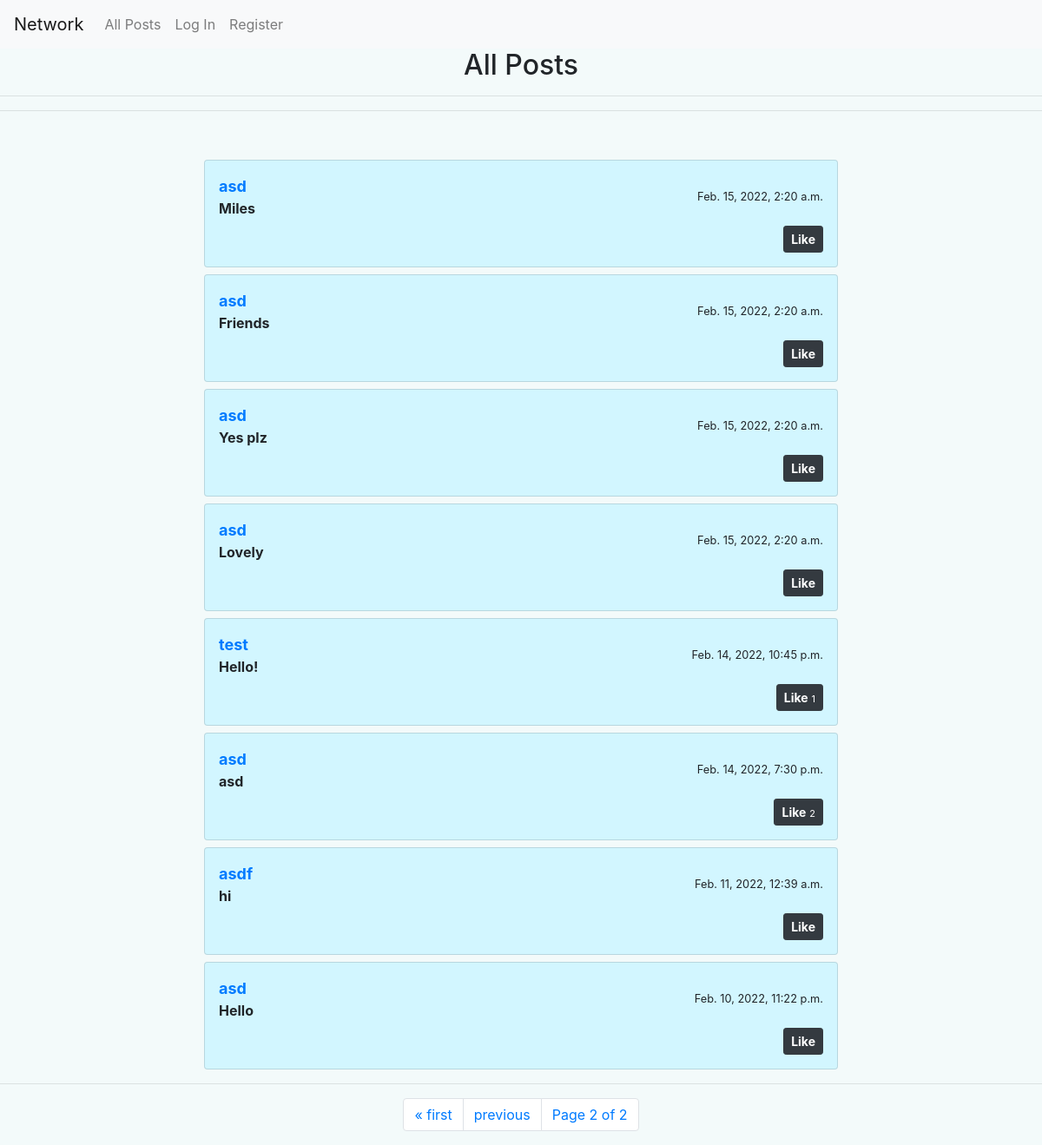
Screenshot of /?page=2 with the database file from the repository.
### network/models.py (models this page shows, shortened)
class Post(models.Model):
    creator = models.ForeignKey(User , on_delete=CASCADE, related_name="creatorPosts")
    body = models.TextField(max_length=400)
    created = models.DateTimeField(auto_now_add=True)
    updated = models.DateTimeField(auto_now=True)
    liked = models.ManyToManyField(User, blank=True, null=True)
    likeNum = models.PositiveIntegerField(default=0)
    class Meta:
        ordering = ['-created']

class User(AbstractUser):
    followers = models.ManyToManyField('User', null=True ,related_name="followed")
    def __str__(self):
        return f"{self.username}"

### network/views.py (the view)
# urls.py: path("", views.index, name="index"),
def index(request):
    posts = Post.objects.all()
    paginator = Paginator(posts, 10)
    page_number = request.GET.get('page')
    page_obj = paginator.get_page(page_number)
    return render(request, "network/inde.html", {
        "form" : newPost(),
        "posts" : posts,
        'page_obj': page_obj
    })

### network/templates/network/inde.html (shortened to what this page needs)
{% extends "network/layout.html" %}
{% block body %}
{% load static %}
<h2 style="text-align: center;">All Posts</h2>
<hr>
<hr>
<div class="container mt-5">
    <div class="row d-flex justify-content-center">
        <div class="col-md-8">
            {% for post in page_obj %}
            <div class="card p-3 mt-2" style="background-color: rgb(210, 246, 255);">
                <div class="d-flex justify-content-between align-items-center">
                    <div class="user d-flex flex-row align-items-center">  <span><small class="font-weight-bold text-primary" style="font-size: large;"><a href="{% url 'profile' post.creator %}">{{ post.creator }}</a></small>
                    <div class="post font-weight-bold" id="body{{post.id}}">{{ post.body }}</div>
                    </span> </div> <small>{{ post.created }}</small>
                </div>
                <div class="action d-flex justify-content-between mt-2 align-items-center">
                    <div class="icons align-items-center"> <i class="fa fa-check-circle-o check-icon text-primary">
                        <button onclick="likePost(`{{post.id}}`)" id="likeBtn{{ post.id }}" type="button" class="btn btn-dark btn-sm">
                            {% if request.user in post.liked.all %}
                            <b style="color: rgb(229, 255, 0);">Liked</b> <small style="font-size: 11px;">{{ post.liked.all.count }}</small>
                            {% else %}
                            <b>Like</b> <small style="font-size: 11px;">
                            {% if post.liked.all.count > 0%}{{ post.liked.all.count }}{% endif %}</small>{% endif %}</button>
                    </i> </div>
                </div>
            </div>
            {% endfor %}
        </div>
    </div>
</div>
<hr>
<nav aria-label="Page navigation example">
    <ul class="pagination justify-content-center">
        {% if page_obj.has_previous %}
        <li class="page-item">
        <a class="page-link" href="?page=1">&laquo; first</a></li>
        <li class="page-item">
        <a class="page-link" href="?page={{ page_obj.previous_page_number }}">previous</a></li>
        {% endif %}
      <li class="page-item"><a class="page-link" href="#">Page {{ page_obj.number }} of {{ page_obj.paginator.num_pages }}</a></li>
    </ul>
  </nav>
{% endblock %}

### rows the page displays
Post: creator "asd", body "Miles", created "Feb. 15, 2022, 2:20 a.m.", shows "Like"
Post: creator "asd", body "Friends", created "Feb. 15, 2022, 2:20 a.m.", shows "Like"
Post: creator "asd", body "Yes plz", created "Feb. 15, 2022, 2:20 a.m.", shows "Like"
Post: creator "asd", body "Lovely", created "Feb. 15, 2022, 2:20 a.m.", shows "Like"
Post: creator "test", body "Hello!", created "Feb. 14, 2022, 10:45 p.m.", liked.all.count "1"
Post: creator "asd", body "asd", created "Feb. 14, 2022, 7:30 p.m.", liked.all.count "2"
Post: creator "asdf", body "hi", created "Feb. 11, 2022, 12:39 a.m.", shows "Like"
Post: creator "asd", body "Hello", created "Feb. 10, 2022, 11:22 p.m.", shows "Like"

### other values shown
{{ page_obj.number }} "2"
{{ page_obj.paginator.num_pages }} "2"
